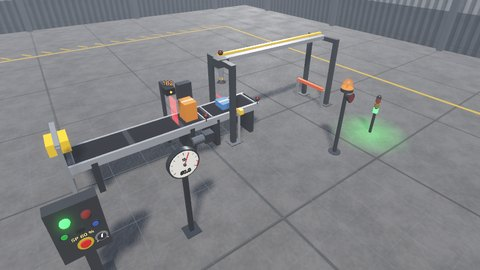
#> input picture engine/templates/thumbnails/pick-and-place-cell.jpg, 480 x 270 px, given in place of logo_1024.png, which was not available
$ python make_branding.py
#> lines starting #> are read from the running program, lines starting #| are printed output that depends on the picture; pictures that were not available may be replaced by others from this repository, and a replacement may not be noted
"""Build every logo file from one master (V12-06).

    python tools/make_branding.py                      # derivatives from the master
    python tools/make_branding.py --from-raw <png>     # re-cut the master first
    python tools/make_branding.py --menu-raw <png>     # re-cut the start-screen background

The master is engine/assets/branding/logo_1024.png: the picked Higgsfield
concept with its rounded square re-masked, because the generated image sits on
a white page and its corners are white, not transparent. Everything else is
derived from it, so a new logo means replacing one file and running this:

    engine/icon.png                   256 px, the window and Linux icon
    engine/icon.ico                   16-256 px, the Windows executable's icon
    docs/images/banner.png            the README header
    docs/images/social_preview.png    1280x640, GitHub's social preview
    engine/assets/branding/splash.png the boot splash, on project.godot's navy

The start screen's background (engine/assets/menu/start_background.jpg) is a
second generated image, only resized: --menu-raw.

Needs Pillow. The text uses Segoe UI, so the banner is built on Windows.
"""
from __future__ import annotations

import argparse
from pathlib import Path

from PIL import Image, ImageDraw, ImageFont

ROOT = Path(__file__).resolve().parent.parent
MASTER = ROOT / "engine" / "assets" / "branding" / "logo_1024.png"
MENU_BACKGROUND = ROOT / "engine" / "assets" / "menu" / "start_background.jpg"
NAVY = (4, 25, 72)            # the generated square's own background
ORANGE = (255, 138, 20)
TEAL = (22, 190, 190)
WHITE = (240, 244, 250)
RADIUS = 0.197                # corner radius / side, measured on the raw image
FONT_BOLD = r"C:\Windows\Fonts\segoeuib.ttf"
FONT = r"C:\Windows\Fonts\segoeui.ttf"


def rounded_mask(size: int, inset: int, radius: float, ss: int = 4) -> Image.Image:
    """An anti-aliased rounded-square alpha mask, drawn at ss times and shrunk."""
    big = Image.new("L", (size * ss, size * ss), 0)
    ImageDraw.Draw(big).rounded_rectangle(
        (inset * ss, inset * ss, (size - inset) * ss - 1, (size - inset) * ss - 1),
        radius=int(radius * size * ss), fill=255)
    return big.resize((size, size), Image.LANCZOS)


def cut_master(raw: Path) -> None:
    im = Image.open(raw).convert("RGB")
    side = im.width
    # Inset a few pixels so none of the white page's anti-aliased fringe survives.
    rgba = im.convert("RGBA")
    rgba.putalpha(rounded_mask(side, inset=max(2, side // 400), radius=RADIUS))
    MASTER.parent.mkdir(parents=True, exist_ok=True)
    rgba.resize((1024, 1024), Image.LANCZOS).save(MASTER, optimize=True)
    print("master", MASTER.relative_to(ROOT))


def fit_text(draw: ImageDraw.ImageDraw, text: str, path: str, size: int, max_w: int) -> ImageFont.FreeTypeFont:
    while size > 8:
        font = ImageFont.truetype(path, size)
        if draw.textlength(text, font=font) <= max_w:
            return font
        size -= 2
    return ImageFont.truetype(path, size)


def lockup(w: int, h: int, logo_px: int, title_px: int, tag_px: int, credit: bool) -> Image.Image:
    """Logo left, name and one line of purpose right, on the logo's own navy."""
    canvas = Image.new("RGB", (w, h), NAVY)
    logo = Image.open(MASTER).resize((logo_px, logo_px), Image.LANCZOS)
    pad = (h - logo_px) // 2
    canvas.paste(logo, (pad, pad), logo)
    d = ImageDraw.Draw(canvas)
    x = pad + logo_px + max(24, pad // 2)
    room = w - x - pad
    title = fit_text(d, "FactoryForge", FONT_BOLD, title_px, room)
    tag = fit_text(d, "A free, open 3D factory simulator for learning PLC programming", FONT, tag_px, room)
    lines = [("Factory", ORANGE, title), ("Forge", TEAL, title)]
    th = title.getbbox("FactoryForge")[3]
    gh = tag.getbbox("Ag")[3]
    block = th + gh // 2 + gh + (int(gh * 1.4) if credit else 0)
    y = (h - block) // 2
    cx = x
    for word, colour, font in lines:
        d.text((cx, y), word, font=font, fill=colour)
        cx += d.textlength(word, font=font)
    y += th + gh // 2
    d.text((x, y), "A free, open 3D factory simulator for learning PLC programming", font=tag, fill=WHITE)
    if credit:
        small = ImageFont.truetype(FONT, int(tag.size * 0.72))
        d.text((x, y + int(gh * 1.4)), "by Mahamed Algaroshy", font=small, fill=(150, 165, 195))
    return canvas


def derivatives() -> None:
    master = Image.open(MASTER)
#> master is the input picture: PIL image 480x270 RGB; mean R, G, B 128.9, 130.4, 133.1
    master.resize((256, 256), Image.LANCZOS).save(ROOT / "engine" / "icon.png", optimize=True)
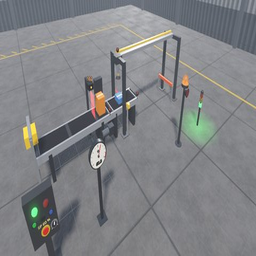
#> saved as icon.png: PIL image 256x256 RGB; mean R, G, B 128.9, 130.4, 133.1
    master.resize((320, 320), Image.LANCZOS).save(MASTER.with_name("splash.png"), optimize=True)
    master.save(ROOT / "engine" / "icon.ico",
                sizes=[(16, 16), (24, 24), (32, 32), (48, 48), (64, 64), (128, 128), (256, 256)])
    images = ROOT / "docs" / "images"
    lockup(1280, 320, 224, 104, 34, credit=False).save(images / "banner.png", optimize=True)
#> in lockup, `canvas = Image.new("RGB", (w, h), NAVY)`:
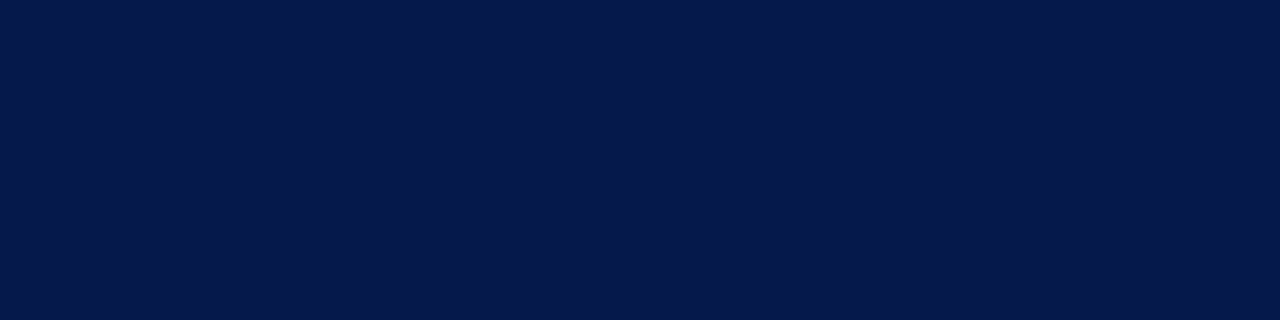
#> canvas: PIL image 1280x320 RGB; mean R, G, B 4, 25, 72
    lockup(1280, 640, 400, 120, 36, credit=True).save(images / "social_preview.png", optimize=True)
    for p in ("engine/assets/branding/splash.png", "engine/icon.png", "engine/icon.ico", "docs/images/banner.png", "docs/images/social_preview.png"):
        print(p, (ROOT / p).stat().st_size, "bytes")


if __name__ == "__main__":
    ap = argparse.ArgumentParser(description=__doc__, formatter_class=argparse.RawDescriptionHelpFormatter)
    ap.add_argument("--from-raw", type=Path, help="re-cut the master from a generated image first")
    ap.add_argument("--menu-raw", type=Path, help="re-cut the start-screen background from a generated image")
    args = ap.parse_args()
    if args.from_raw:
        cut_master(args.from_raw)
    if args.menu_raw:
        MENU_BACKGROUND.parent.mkdir(parents=True, exist_ok=True)
        Image.open(args.menu_raw).convert("RGB").resize((1920, 1080), Image.LANCZOS).save(
            MENU_BACKGROUND, quality=88, optimize=True)
        print("menu", MENU_BACKGROUND.relative_to(ROOT), MENU_BACKGROUND.stat().st_size, "bytes")
#> (the run stopped early here; a loop or call above may not have finished)

$ run again, on engine/templates/thumbnails/accumulation-buffer.jpg
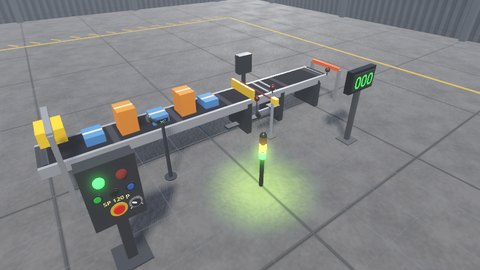
#> input picture engine/templates/thumbnails/accumulation-buffer.jpg, 480 x 270 px, given in place of logo_1024.png, which was not available
#> in derivatives, master is the input picture: PIL image 480x270 RGB; mean R, G, B 131, 132.8, 132.5
#> in derivatives, `master.resize((256, 256), Image.LANCZOS).save(ROOT / "engine" / "icon...`:
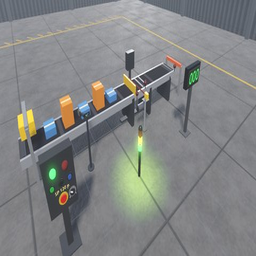
#> saved as icon.png: PIL image 256x256 RGB; mean R, G, B 130.9, 132.8, 132.5
